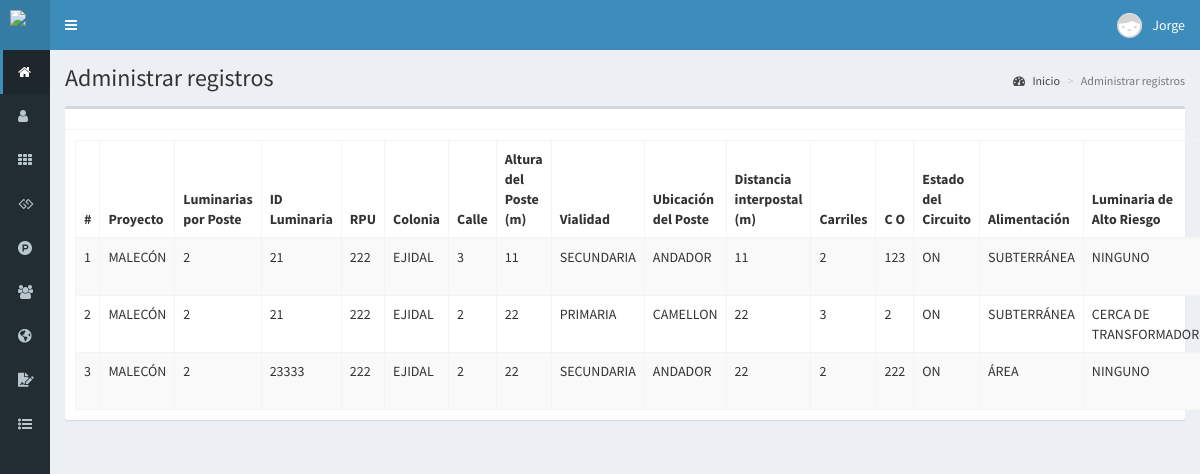
The app's page /administrar-registros (signed in) with its own data.
### tables this page shows
CREATE TABLE `registro` (
  `idR` int(11) NOT NULL,
  `idProyect` int(11) NOT NULL,
  `nomProyect` varchar(255) NOT NULL,
  `lumi` int(50) NOT NULL,
  `luminId` int(11) NOT NULL,
  `rpu` varchar(255) NOT NULL,
  `col` text NOT NULL,
  `calle` text NOT NULL,
  `alP` int(11) NOT NULL,
  `tipoVi` varchar(30) NOT NULL,
  `ubiP` varchar(30) NOT NULL,
  `disIn` int(11) NOT NULL,
  `carriles` int(11) NOT NULL,
  `co` int(50) NOT NULL,
  `estaC` varchar(20) NOT NULL,
  `alimen` varchar(20) NOT NULL,
  `lumiAR` varchar(30) NOT NULL,
  `latitud` text NOT NULL,
  `longitud` text NOT NULL,
  `instalador` varchar(100) NOT NULL,
  `tipoP` varchar(50) NOT NULL,
  `modeloLE` varchar(255) NOT NULL,
  `potenciaLE` text NOT NULL,
  `luminew` varchar(250) NOT NULL,
  `potencialuminew` varchar(255) NOT NULL,
  `observaciones` varchar(250) NOT NULL,
  `foto` text NOT NULL
);

### controladores/plantilla.controlador.php (called while the page is built)
<?php
class ControladorPlantilla{
	static public function ctrPlantilla(){
		include "vistas/plantilla.php";
	}
}

### index.php (called while the page is built, shortened)
<?php
require_once "controladores/plantilla.controlador.php";
require_once "controladores/ventas.controlador.php";
require_once "controladores/registro.controlador.php";
require_once "controladores/progreso.controlador.php";
require_once "modelos/registro.modelo.php";
$plantilla = new ControladorPlantilla();
$plantilla -> ctrPlantilla();

### controladores/registro.controlador.php (called while the page is built, shortened)
<?php
class ControladorRegistro{
	static public function ctrMostrarRegistros($item, $valor){
		$tabla = "registro";
		$respuesta = ModeloRegistro::mdlMostrarRegistros($tabla, $item, $valor);
		return $respuesta;
	}
}

### modelos/conexion.php (called while the page is built)
<?php
class Conexion{
	static public function conectar(){
		$link = new PDO("mysql:host=localhost;dbname=pos9",
			            "root",
			            "");
		$link->exec("set names utf8");
		return $link;
	}
}

### modelos/registro.modelo.php (called while the page is built, shortened)
<?php
require_once("conexion.php");
class ModeloRegistro{
	static public function mdlMostrarRegistros($tabla, $item, $valor){
		if($item != null){
			$stmt = Conexion::conectar()->prepare("SELECT * FROM $tabla WHERE $item = :$item");
			$stmt -> bindParam(":".$item, $valor, PDO::PARAM_STR);
			$stmt -> execute();
			return $stmt -> fetch();
		}else{
			$stmt = Conexion::conectar()->prepare("SELECT * FROM $tabla");
			$stmt -> execute();
			return $stmt -> fetchAll();
		}
	}
}

### vistas/modulos/administrar-registros.php (the view, shortened to what this page needs)
  <div class="content-wrapper">
    <section class="content-header">
      <h1>
        Administrar registros
      </h1>
      <ol class="breadcrumb">
        <li><a href="inicio"><i class="fa fa-dashboard"></i> Inicio</a></li>
        <li class="active">Administrar registros</li>
      </ol>
    </section>
    <section class="content">
      <div class="box">
        <div class="box-header with-border">
        </div>
        <div class="box-body">
         <table class="table table-bordered table-striped dt-responsive tablas" width="100%">
          <thead>
           <tr>
             <th style="width:10px">#</th>
             <th>Proyecto</th>
             <th>Luminarias por Poste</th>
             <th>ID Luminaria</th>
             <th>RPU</th>
             <th>Colonia</th>
             <th>Calle</th>
             <th>Altura del Poste (m)</th>
             <th>Vialidad</th>
             <th>Ubicación del Poste</th>
             <th>Distancia interpostal (m)</th>
             <th>Carriles</th>
             <th>C O</th>
             <th>Estado del Circuito</th>
             <th>Alimentación</th>
             <th>Luminaria de Alto Riesgo</th>
           </tr>
         </thead>
         <tbody>
          <?php
          $item = null;
          $valor = null;
          $categorias = ControladorRegistro::ctrMostrarRegistros($item, $valor);
          foreach ($categorias as $key => $value) {
            echo ' <tr>
            <td>'.($key+1).'</td>
            <td class="text-uppercase">'.$value["nomProyect"].'</td>
            <td class="text-uppercase">'.$value["lumi"].'</td>
            <td class="text-uppercase">'.$value["luminId"].'</td>
            <td class="text-uppercase">'.$value["rpu"].'</td>
            <td class="text-uppercase">'.$value["col"].'</td>
            <td class="text-uppercase">'.$value["calle"].'</td>
            <td class="text-uppercase">'.$value["alP"].'</td>
            <td class="text-uppercase">'.$value["tipoVi"].'</td>
            <td class="text-uppercase">'.$value["ubiP"].'</td>
            <td class="text-uppercase">'.$value["disIn"].'</td>
            <td class="text-uppercase">'.$value["carriles"].'</td>
            <td class="text-uppercase">'.$value["co"].'</td>
            <td class="text-uppercase">'.$value["estaC"].'</td>
            <td class="text-uppercase">'.$value["alimen"].'</td>
            <td class="text-uppercase">'.$value["lumiAR"].'</td>
            <td class="text-uppercase">'.$value["latitud"].'</td>
            <td class="text-uppercase">'.$value["longitud"].'</td>
            <td class="text-uppercase">'.$value["instalador"].'</td>
            <td class="text-uppercase">'.$value["tipoP"].'</td>
            <td class="text-uppercase">'.$value["modeloLE"].'</td>
            <td class="text-uppercase">'.$value["potenciaLE"].'</td>
            <td class="text-uppercase">'.$value["luminew"].'</td>
            <td class="text-uppercase">'.$value["potencialuminew"].'</td>
            <td class="text-uppercase">'.$value["observaciones"].'</td>';
            echo '<td>
            <div class="btn-group">
            <button class="btn btn-warning btnEditarRegistro" idRegistro="'.$value["idR"].'" data-toggle="modal" data-target="#modalEditarRegistro"><i class="fa fa-pencil"></i></button>';
            echo '</div>
            </td>
            </tr>';
          }
          ?>
        </tbody>
      </table>
    </div>
  </div>
</section>
</div>

### records on screen
registro: nomProyect "MALECÓN", lumi "2", luminId "21", rpu "222", col "EJIDAL", calle "3", alP "11", tipoVi "SECUNDARIA", ubiP "ANDADOR", disIn "11", carriles "2", co "123", estaC "ON", alimen "SUBTERRÁNEA", lumiAR "NINGUNO"
registro: nomProyect "MALECÓN", lumi "2", luminId "21", rpu "222", col "EJIDAL", calle "2", alP "22", tipoVi "PRIMARIA", ubiP "CAMELLON", disIn "22", carriles "3", co "2", estaC "ON", alimen "SUBTERRÁNEA", lumiAR "CERCA DE TRANSFORMADOR"
registro: nomProyect "MALECÓN", lumi "2", luminId "23333", rpu "222", col "EJIDAL", calle "2", alP "22", tipoVi "SECUNDARIA", ubiP "ANDADOR", disIn "22", carriles "2", co "222", estaC "ON", alimen "ÁREA", lumiAR "NINGUNO"

### other values on screen
$_SESSION["nombre"] "Jorge"
